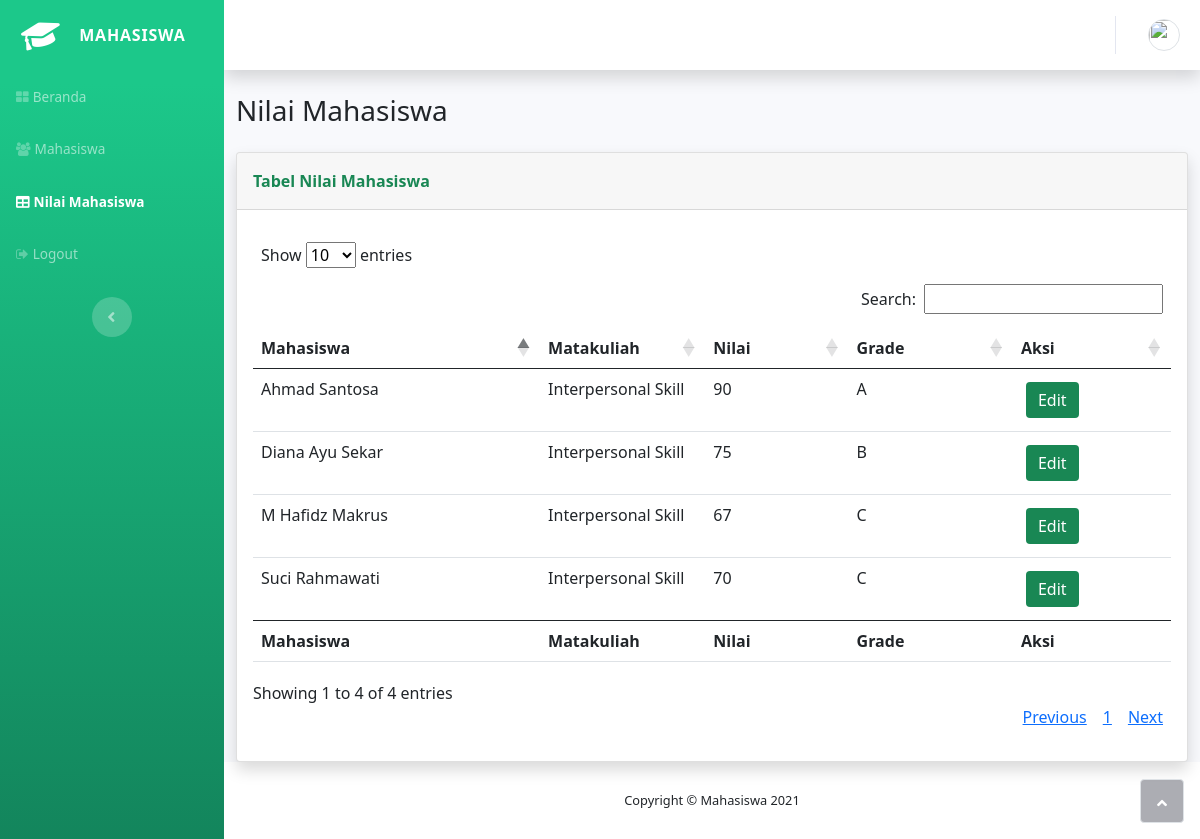
Screenshot of /Aplikasi/index.php/nilai with the database file from the repository.
### tables this page shows
CREATE TABLE `nilai` (
  `Id_nilai` int(11) NOT NULL,
  `Id_mhs` int(11) NOT NULL,
  `Matakuliah` varchar(255) NOT NULL,
  `Nilai` int(11) NOT NULL,
  `Grade` varchar(3) NOT NULL
);

CREATE TABLE `mahasiswa` (
  `Id_mhs` int(11) NOT NULL,
  `Nim` int(11) NOT NULL,
  `Nama` varchar(1000) NOT NULL,
  `Program_studi` varchar(255) NOT NULL,
  `Nohp` int(11) NOT NULL
);

### Aplikasi/application/controllers/Nilai.php (called while the page is built, shortened)
<?php
class Nilai extends CI_Controller {
	public function __construct()
    {
		$this->load->library('session');
		$this->load->model('nilai_model');
		$this->load->library('form_validation');
    }
    public function index()
	{
		$data['username'] = $this->session->userdata('username');
		$data['foto'] = $this->session->userdata('foto');
		$data['title']="Nilai";
		$data['nilai'] = $this->nilai_model->getNilai();
		$this->load->view('head',$data);
		$this->load->view('navbar',$data);
		$this->load->view('nilai',$data);
		$this->load->view('footer');
		$this->load->view('js');
	}
}

### Aplikasi/index.php (called while the page is built, shortened)
<?php
require_once BASEPATH.'core/CodeIgniter.php';

### Aplikasi/application/models/Nilai_model.php (called while the page is built, shortened)
<?php
class Nilai_model extends CI_Model{
    public function getNilai()
    {
        $this->db->select('*');
        $this->db->from('nilai');
        $this->db->join('mahasiswa','nilai.Id_mhs = mahasiswa.Id_mhs','LEFT');
        return $this->db->get()->result_array();
    }
}

### Aplikasi/application/views/nilai.php (the view, shortened to what this page needs)
<div class="container-fluid">
                    <h3 class="text-dark mb-4">Nilai Mahasiswa</h3>
                    <div class="card shadow">
                        <div class="card-header py-3">
                            <p class="text-success m-0 fw-bold">Tabel Nilai Mahasiswa</p>
                        </div>
                        <div class="card-body">
                            <div class="table-responsive table mt-2"  role="grid" aria-describedby="dataTable_info">
                                <table class="table my-0" id="dataTable">
                                    <thead>
                                        <tr>
                                            <th>Mahasiswa</th>
                                            <th style="width: 131.2px;">Matakuliah</th>
                                            <th>Nilai</th>
                                            <th>Grade</th>
                                            <th>Aksi</th>
                                        </tr>
                                    </thead>
                                    <tbody>
                                        <?php foreach($nilai as $row){?>
                                        <tr>
                                            <td><?= $row['Nama']?></td>
                                            <td><?= $row['Matakuliah']?></td>
                                            <td><?= $row['Nilai']?></td>
                                            <td><?= $row['Grade']?></td>
                                            <td><a href="<?= site_url() ?>nilai/edit/<?= $row['Id_nilai']?>" class="btn btn-success" type="button" style="margin: 5px;border-style: none;text-decoration:none">Edit</a></td>
                                        </tr>
                                        <?php }?>
                                    </tbody>
                                    <tfoot>
                                        <tr>
                                            <td><strong>Mahasiswa</strong></td>
                                            <td><strong>Matakuliah</strong></td>
                                            <td><strong>Nilai</strong></td>
                                            <td><strong>Grade</strong></td>
                                            <td><strong>Aksi</strong></td>
                                        </tr>
                                    </tfoot>
                                </table>
                            </div>
                        </div>
                    </div>
                </div>
            </div>

### Aplikasi/application/views/head.php (shortened to what this page needs)
<!DOCTYPE html>
<html>
<head>
    <link rel="stylesheet" href="<?= base_url('assets/bootstrap/css/bootstrap.min.css')?>">
    <link rel="stylesheet" href="<?= base_url('assets/fonts/fontawesome-all.min.css')?>">
    <link rel="stylesheet" href="<?= base_url('assets/fonts/font-awesome.min.css')?>">
    <link rel="stylesheet" href="<?= base_url('assets/fonts/fontawesome5-overrides.min.css')?>">
    <link rel="stylesheet" href="https://cdnjs.cloudflare.com/ajax/libs/twitter-bootstrap/5.0.1/css/bootstrap.min.css">
    <link rel="stylesheet" href="https://cdn.datatables.net/1.10.25/css/dataTables.bootstrap5.min.css">
</head>

### Aplikasi/application/views/navbar.php (shortened to what this page needs)
<body id="page-top">
    <div id="wrapper">
        <nav class="navbar navbar-dark sticky-top align-items-start sidebar sidebar-dark accordion bg-gradient-success p-0">
            <div class="container-fluid d-flex flex-column p-0"><a class="navbar-brand d-flex justify-content-center align-items-center sidebar-brand m-0" href="#">
                    <div class="sidebar-brand-icon rotate-n-15"><i class="fas fa-graduation-cap"></i></div>
                    <div class="sidebar-brand-text mx-3"><span>Mahasiswa</span></div>
                </a>
                <ul class="navbar-nav text-light" id="accordionSidebar">
                    <li class="nav-item"><a class="nav-link <?php if($this->uri->segment(1)=="beranda"){echo "active";}?>"  href="<?= site_url('beranda')?>"><i class="fa fa-th-large"></i><span>Beranda</span></a></li>
                    <li class="nav-item"><a class="nav-link <?php if($this->uri->segment(1)=="mahasiswa"){echo "active";}?>" href="<?= site_url('mahasiswa')?>"><i class="fa fa-users"></i><span>Mahasiswa</span></a></li>
                    <li class="nav-item"><a class="nav-link <?php if($this->uri->segment(1)=="nilai"){echo "active";}?>" href="<?= site_url('nilai')?>"><i class="fas fa-table"></i><span>Nilai Mahasiswa</span></a></li>
                    <li class="nav-item"><a class="nav-link" href="<?= site_url('auth/logout')?>"><i class="fa fa-sign-out"></i><span>Logout</span></a></li>
                </ul>
                <div class="text-center d-none d-md-inline"><button class="btn rounded-circle border-0" id="sidebarToggle" type="button"></button></div>
            </div>
        </nav>
        <div class="d-flex flex-column" id="content-wrapper">
            <div id="content">
                <nav class="navbar navbar-light navbar-expand bg-white shadow mb-4 topbar static-top">
                    <div class="container-fluid"><button class="btn btn-link d-md-none rounded-circle me-3" id="sidebarToggleTop" type="button"><i class="fas fa-bars"></i></button>
                        <ul class="navbar-nav flex-nowrap ms-auto">
                            <li class="nav-item dropdown no-arrow">
                                <div class="nav-item dropdown no-arrow"><a class="dropdown-toggle nav-link" aria-expanded="false" data-bs-toggle="dropdown" href="#"><span class="d-none d-lg-inline me-2 text-gray-600 small"><?= $username?></span><img class="border rounded-circle img-profile" src="<?= base_url()?>assets/img/avatars/<?= $foto?>"></a>
                                </div>
                            </li>
                        </ul>
                    </div>
                </nav>

### Aplikasi/application/views/footer.php
<footer class="bg-white sticky-footer">
                <div class="container my-auto">
                    <div class="text-center my-auto copyright"><span>Copyright © Mahasiswa 2021</span></div>
                </div>
            </footer>
        </div><a class="border rounded d-inline scroll-to-top" href="#page-top"><i class="fas fa-angle-up"></i></a>
    </div>

### Aplikasi/application/views/js.php (shortened to what this page needs)
</body>
</html>

### rows the page displays
nilai: Id_mhs.Nama "Diana Ayu Sekar", Matakuliah "Interpersonal Skill", Nilai "75", Grade "B"
nilai: Id_mhs.Nama "Ahmad Santosa", Matakuliah "Interpersonal Skill", Nilai "90", Grade "A"
nilai: Id_mhs.Nama "M Hafidz Makrus", Matakuliah "Interpersonal Skill", Nilai "67", Grade "C"
nilai: Id_mhs.Nama "Suci Rahmawati", Matakuliah "Interpersonal Skill", Nilai "70", Grade "C"
